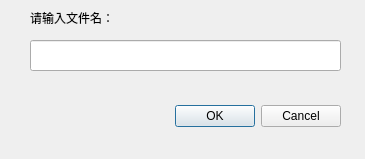
<?xml version="1.0" encoding="UTF-8"?>
<ui version="4.0">
 <class>FileNameDialog</class>
 <widget class="QDialog" name="FileNameDialog">
  <property name="geometry">
   <rect>
    <x>0</x>
    <y>0</y>
    <width>365</width>
    <height>159</height>
   </rect>
  </property>
  <property name="windowTitle">
   <string>Dialog</string>
  </property>
  <widget class="QDialogButtonBox" name="buttonBox">
   <property name="geometry">
    <rect>
     <x>0</x>
     <y>100</y>
     <width>341</width>
     <height>32</height>
    </rect>
   </property>
   <property name="orientation">
    <enum>Qt::Horizontal</enum>
   </property>
   <property name="standardButtons">
    <set>QDialogButtonBox::Cancel|QDialogButtonBox::Ok</set>
   </property>
  </widget>
  <widget class="QLineEdit" name="lineEdit">
   <property name="geometry">
    <rect>
     <x>30</x>
     <y>40</y>
     <width>311</width>
     <height>31</height>
    </rect>
   </property>
  </widget>
  <widget class="QLabel" name="label">
   <property name="geometry">
    <rect>
     <x>30</x>
     <y>10</y>
     <width>121</width>
     <height>16</height>
    </rect>
   </property>
   <property name="text">
    <string>请输入文件名：</string>
   </property>
  </widget>
 </widget>
 <resources/>
 <connections>
  <connection>
   <sender>buttonBox</sender>
   <signal>accepted()</signal>
   <receiver>FileNameDialog</receiver>
   <slot>accept()</slot>
   <hints>
    <hint type="sourcelabel">
     <x>248</x>
     <y>254</y>
    </hint>
    <hint type="destinationlabel">
     <x>157</x>
     <y>274</y>
    </hint>
   </hints>
  </connection>
  <connection>
   <sender>buttonBox</sender>
   <signal>rejected()</signal>
   <receiver>FileNameDialog</receiver>
   <slot>reject()</slot>
   <hints>
    <hint type="sourcelabel">
     <x>316</x>
     <y>260</y>
    </hint>
    <hint type="destinationlabel">
     <x>286</x>
     <y>274</y>
    </hint>
   </hints>
  </connection>
 </connections>
</ui>
